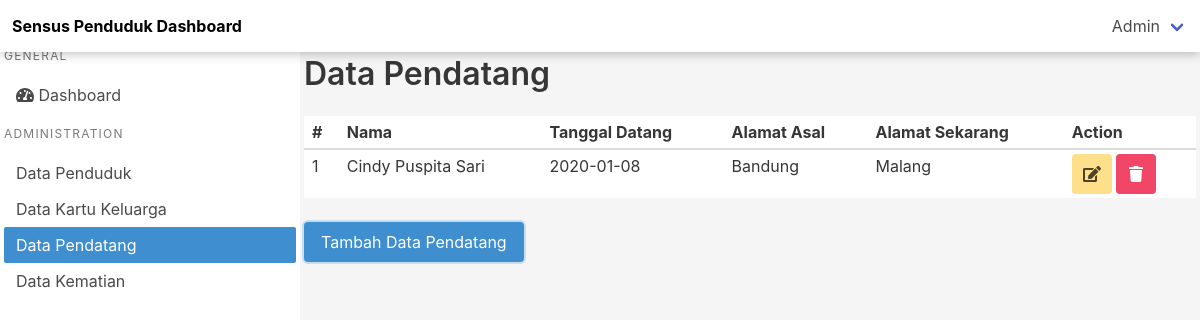
/index.php/pendatang, run on the app's committed database.
### tables this page shows
CREATE TABLE `pendatang` (
  `no_pendatang` int(11) NOT NULL,
  `nik` int(20) NOT NULL,
  `tgl_datang` date NOT NULL,
  `alamat_asal` text NOT NULL,
  `alamat_sekarang` text NOT NULL
);

CREATE TABLE `penduduk` (
  `nik` int(20) NOT NULL,
  `nama` varchar(30) NOT NULL,
  `tempat` varchar(20) NOT NULL,
  `tgl_lahir` date NOT NULL,
  `JK` enum('Laki - Laki','Perempuan','','') NOT NULL,
  `RT/RW` varchar(20) NOT NULL,
  `pekerjaan` varchar(25) NOT NULL,
  `kewarganegaraan` varchar(25) NOT NULL,
  `pendidikan_terakhir` varchar(20) NOT NULL,
  `agama` varchar(20) NOT NULL,
  `gol_darah` enum('A','B','AB','O') NOT NULL
);

### application/controllers/Pendatang.php (called while the page is built, shortened)
<?php
class Pendatang extends CI_Controller
{
    public function __construct() {
        $this->load->model('PendatangModel');
        $this->load->model('PendudukModel');
        $this->load->helper('url');
    }
    public function index() {
        $result = $this->PendatangModel->getAllPendatang();
        $penduduk = $this->PendudukModel->getAllPenduduk();
        $data['pendatangs'] = $result;
        $data['penduduks'] = $penduduk;
        $this->load->view('dashboard/pendatang', $data);
    }
}

### index.php (called while the page is built, shortened)
<?php
require_once BASEPATH.'core/CodeIgniter.php';

### application/models/PendatangModel.php (called while the page is built, shortened)
<?php
class PendatangModel extends CI_Model
{
    public function getAllPendatang() {
        $this->db->select('*');
        $this->db->from('pendatang');
        $this->db->join('penduduk', 'pendatang.nik = penduduk.nik');
        $query = $this->db->get();
        return $query->result_array();
    }
}

### application/views/dashboard/pendatang.php (the view, shortened to what this page needs)
<!DOCTYPE html>
<html lang="en" class="has-navbar-fixed-top">
<head>
    <link rel="stylesheet" href="https://cdn.jsdelivr.net/npm/bulma@0.8.0/css/bulma.min.css">
    <link rel="stylesheet" href="http://localhost:8888/sensus/assets/css/bulma-calendar.min.css">
    <link rel="stylesheet" href="http://localhost:8888/sensus/assets/css/style.css">
</head>
<body>
    <nav class="navbar is-fixed-top box-shadow-y">
        <div class="navbar-brand">
            <a href="#" class="navbar-item has-text-weight-bold has-text-black">Sensus Penduduk Dashboard</a>
        </div>
        <div class="navbar-menu has-background-white">
            <div class="navbar-end">
                <div class="navbar-item has-dropdown is-hoverable">
                    <a href="#" class="navbar-link">Admin</a>
                </div>
            </div>
        </div>
    </nav>
    <div class="columns is-variable is-0">
        <div>
            <div class="menu-container px-1 has-background-white">
                <div class="menu-wrapper py-1">
                    <aside class="menu">
                        <p class="menu-label">
                            General
                        </p>
                        <ul class="menu-list">
                            <li>
                                <a href="http://localhost:8888/sensus/index.php/dashboard"> <i class="fas fa-tachometer-alt"> </i> Dashboard </a>
                            </li>
                        </ul>
                        <p class="menu-label">
                            Administration
                        </p>
                        <ul class="menu-list">
                            <li><a>Data Penduduk</a></li>
                            <li><a>Data Kartu Keluarga</a></li>
                            <li><a class="is-active has-background-info">Data Pendatang</a></li>
                            <li><a>Data Kematian</a></li>
                        </ul>
                    </aside>
                </div>
            </div>
        </div>
        <div class="column is-10-dekstop is-offset-2-dekstop is-9-tablet is-offset-3-tablet is-12-mobile">
            <div class="p-1">
                <div class="columns is-variable is-dekstop">
                    <div class="column">
                        <h1 class="title">Data Pendatang</h1>
                    </div>
                </div>
                <div class="columns is-variable is-dekstop">
                    <div class="column">
                        <table class="table is-fullwidth is-narrow is-hoverable">
                            <thead>
                                <tr>
                                    <th>#</th>
                                    <th>Nama</th>
                                    <th>Tanggal Datang</th>
                                    <th>Alamat Asal</th>
                                    <th>Alamat Sekarang</th>
                                    <th>Action</th>
                                </tr>
                            </thead>
                            <tbody>
                                <?php
                                    $i = 1;
                                    foreach ($pendatangs as $pendatang) {
                                ?>
                                    <tr>
                                        <td> <?= $i ?> </td>
                                        <td> <?= $pendatang['nama']; ?> </td>
                                        <td> <?= $pendatang['tgl_datang']; ?> </td>
                                        <td> <?= $pendatang['alamat_asal']; ?> </td>
                                        <td> <?= $pendatang['alamat_sekarang']; ?> </td>
                                        <td>
                                            <button class="button is-warning modal-button" data-target="#modalEdit"
                                                data-kk="<?= $pendatang['no_pendatang'] . '-' . $pendatang['alamat_asal']. '-' . $pendatang['alamat_sekarang'] ?>">
                                                <span class="icon is-small">
                                                    <i class="fas fa-edit"></i>
                                                </span>
                                            </button>
                                            <a onClick="return confirm('Anda yakin ingin menghapus ini ?')" href="http://localhost:8888/sensus/index.php/pendatang/dodeletependatang/<?= $pendatang['no_pendatang'] ?>" class="button is-danger">
                                                <span class="icon is-small">
                                                    <i class="fas fa-trash"></i>
                                                </span>
                                            </a>
                                        </td>
                                    </tr>
                                <?php
                                    $i++;
                                    }
                                ?>
                            </tbody>
                        </table>
                        <a class="button is-info is-focused modal-button" data-target="#modalAdd">Tambah Data Pendatang</a>
                    </div>
                </div>
            </div>
        </div>
    </div>
</body>
</html>

### assets/css/style.css (style rules this page uses)
html, body { height: 100%; background-color: hsl(0, 0%, 96%); }
.box-shadow-y { box-shadow: 0px 2px 10px rgba(0, 0, 0, 0.25); }
.icon { height: 30px; width: 30px; vertical-align: baseline; display: inline-flex; justify-content: center; align-items: center; }
.menu-container { position: fixed !important; bottom: 0; margin: auto; min-width: 300px; z-index: 10; background-color: transparent; }
.px-1, .p-1 { padding-right: 0.75rem; padding-left: 0.75rem; }
.menu-container .py-1, .p-1 { padding-top: 0.75rem; padding-bottom: 0.75rem; }
@media (min-width:1024px) { .menu-container { width: 16.6667%; min-width: auto; } }

### application/views/dashboard/pendatang.php (style rules this page uses)
.menu-container { position: fixed !important; height:100%; top: 85px; margin: auto; min-width: 300px; z-index: 10; background-color: transparent; }

### data on the page
pendatang: penduduk.nama "Cindy Puspita Sari", tgl_datang "2020-01-08", alamat_asal "Bandung", alamat_sekarang "Malang"
